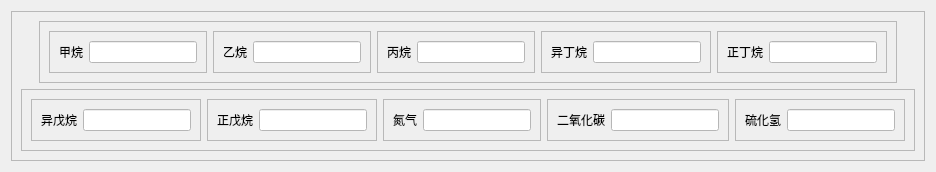
                       <widget class="QWidget" name="tab_2">
                        <attribute name="title">
                         <string>组分</string>
                        </attribute>
                        <layout class="QVBoxLayout" name="verticalLayout_27">
                         <item>
                          <widget class="QFrame" name="frame_36">
                           <property name="sizePolicy">
                            <sizepolicy hsizetype="Preferred" vsizetype="Expanding">
                             <horstretch>0</horstretch>
                             <verstretch>0</verstretch>
                            </sizepolicy>
                           </property>
                           <property name="frameShape">
                            <enum>QFrame::StyledPanel</enum>
                           </property>
                           <property name="frameShadow">
                            <enum>QFrame::Raised</enum>
                           </property>
                           <layout class="QVBoxLayout" name="verticalLayout_26">
                            <item alignment="Qt::AlignHCenter">
                             <widget class="QFrame" name="frame_66">
                              <property name="sizePolicy">
                               <sizepolicy hsizetype="Preferred" vsizetype="Expanding">
                                <horstretch>0</horstretch>
                                <verstretch>0</verstretch>
                               </sizepolicy>
                              </property>
                              <property name="frameShape">
                               <enum>QFrame::StyledPanel</enum>
                              </property>
                              <property name="frameShadow">
                               <enum>QFrame::Raised</enum>
                              </property>
                              <layout class="QHBoxLayout" name="horizontalLayout_53">
                               <item>
                                <widget class="QFrame" name="frame_70">
                                 <property name="sizePolicy">
                                  <sizepolicy hsizetype="Preferred" vsizetype="Expanding">
                                   <horstretch>0</horstretch>
                                   <verstretch>0</verstretch>
                                  </sizepolicy>
                                 </property>
                                 <property name="minimumSize">
                                  <size>
                                   <width>0</width>
                                   <height>40</height>
                                  </size>
                                 </property>
                                 <property name="frameShape">
                                  <enum>QFrame::StyledPanel</enum>
                                 </property>
                                 <property name="frameShadow">
                                  <enum>QFrame::Raised</enum>
                                 </property>
                                 <layout class="QHBoxLayout" name="horizontalLayout_57">
                                  <item>
                                   <widget class="QLabel" name="label_68">
                                    <property name="sizePolicy">
                                     <sizepolicy hsizetype="Preferred" vsizetype="Expanding">
                                      <horstretch>0</horstretch>
                                      <verstretch>0</verstretch>
                                     </sizepolicy>
                                    </property>
                                    <property name="text">
                                     <string>甲烷</string>
                                    </property>
                                   </widget>
                                  </item>
                                  <item>
                                   <widget class="QLineEdit" name="lineEdit_r1">
                                    <property name="sizePolicy">
                                     <sizepolicy hsizetype="Expanding" vsizetype="Expanding">
                                      <horstretch>0</horstretch>
                                      <verstretch>0</verstretch>
                                     </sizepolicy>
                                    </property>
                                    <property name="styleSheet">
                                     <string notr="true">background-color: rgb(255, 255, 255);</string>
                                    </property>
                                    <property name="dragEnabled">
                                     <bool>false</bool>
                                    </property>
                                   </widget>
                                  </item>
                                 </layout>
                                </widget>
                               </item>
                               <item>
                                <widget class="QFrame" name="frame_71">
                                 <property name="sizePolicy">
                                  <sizepolicy hsizetype="Preferred" vsizetype="Expanding">
                                   <horstretch>0</horstretch>
                                   <verstretch>0</verstretch>
                                  </sizepolicy>
                                 </property>
                                 <property name="minimumSize">
                                  <size>
                                   <width>0</width>
                                   <height>40</height>
                                  </size>
                                 </property>
                                 <property name="frameShape">
                                  <enum>QFrame::StyledPanel</enum>
                                 </property>
                                 <property name="frameShadow">
                                  <enum>QFrame::Raised</enum>
                                 </property>
                                 <layout class="QHBoxLayout" name="horizontalLayout_58">
                                  <item>
                                   <widget class="QLabel" name="label_70">
                                    <property name="sizePolicy">
                                     <sizepolicy hsizetype="Preferred" vsizetype="Expanding">
                                      <horstretch>0</horstretch>
                                      <verstretch>0</verstretch>
                                     </sizepolicy>
                                    </property>
                                    <property name="text">
                                     <string>乙烷</string>
                                    </property>
                                   </widget>
                                  </item>
                                  <item>
                                   <widget class="QLineEdit" name="lineEdit_r2">
                                    <property name="sizePolicy">
                                     <sizepolicy hsizetype="Expanding" vsizetype="Expanding">
                                      <horstretch>0</horstretch>
                                      <verstretch>0</verstretch>
                                     </sizepolicy>
                                    </property>
                                    <property name="styleSheet">
                                     <string notr="true">background-color: rgb(255, 255, 255);</string>
                                    </property>
                                   </widget>
                                  </item>
                                 </layout>
                                </widget>
                               </item>
                               <item>
                                <widget class="QFrame" name="frame_72">
                                 <property name="sizePolicy">
                                  <sizepolicy hsizetype="Preferred" vsizetype="Expanding">
                                   <horstretch>0</horstretch>
                                   <verstretch>0</verstretch>
                                  </sizepolicy>
                                 </property>
                                 <property name="minimumSize">
                                  <size>
                                   <width>0</width>
                                   <height>40</height>
                                  </size>
                                 </property>
                                 <property name="frameShape">
                                  <enum>QFrame::StyledPanel</enum>
                                 </property>
                                 <property name="frameShadow">
                                  <enum>QFrame::Raised</enum>
                                 </property>
                                 <layout class="QHBoxLayout" name="horizontalLayout_59">
                                  <item>
                                   <widget class="QLabel" name="label_87">
                                    <property name="sizePolicy">
                                     <sizepolicy hsizetype="Preferred" vsizetype="Expanding">
                                      <horstretch>0</horstretch>
                                      <verstretch>0</verstretch>
                                     </sizepolicy>
                                    </property>
                                    <property name="text">
                                     <string>丙烷</string>
                                    </property>
                                   </widget>
                                  </item>
                                  <item>
                                   <widget class="QLineEdit" name="lineEdit_r3">
                                    <property name="sizePolicy">
                                     <sizepolicy hsizetype="Expanding" vsizetype="Expanding">
                                      <horstretch>0</horstretch>
                                      <verstretch>0</verstretch>
                                     </sizepolicy>
                                    </property>
                                    <property name="styleSheet">
                                     <string notr="true">background-color: rgb(255, 255, 255);</string>
                                    </property>
                                   </widget>
                                  </item>
                                 </layout>
                                </widget>
                               </item>
                               <item>
                                <widget class="QFrame" name="frame_73">
                                 <property name="sizePolicy">
                                  <sizepolicy hsizetype="Preferred" vsizetype="Expanding">
                                   <horstretch>0</horstretch>
                                   <verstretch>0</verstretch>
                                  </sizepolicy>
                                 </property>
                                 <property name="minimumSize">
                                  <size>
                                   <width>0</width>
                                   <height>40</height>
                                  </size>
                                 </property>
                                 <property name="frameShape">
                                  <enum>QFrame::StyledPanel</enum>
                                 </property>
                                 <property name="frameShadow">
                                  <enum>QFrame::Raised</enum>
                                 </property>
                                 <layout class="QHBoxLayout" name="horizontalLayout_60">
                                  <item>
                                   <widget class="QLabel" name="label_88">
                                    <property name="sizePolicy">
                                     <sizepolicy hsizetype="Preferred" vsizetype="Expanding">
                                      <horstretch>0</horstretch>
                                      <verstretch>0</verstretch>
                                     </sizepolicy>
                                    </property>
                                    <property name="text">
                                     <string>异丁烷</string>
                                    </property>
                                   </widget>
                                  </item>
                                  <item>
                                   <widget class="QLineEdit" name="lineEdit_r4">
                                    <property name="sizePolicy">
                                     <sizepolicy hsizetype="Expanding" vsizetype="Expanding">
                                      <horstretch>0</horstretch>
                                      <verstretch>0</verstretch>
                                     </sizepolicy>
                                    </property>
                                    <property name="styleSheet">
                                     <string notr="true">background-color: rgb(255, 255, 255);</string>
                                    </property>
                                   </widget>
                                  </item>
                                 </layout>
                                </widget>
                               </item>
                               <item>
                                <widget class="QFrame" name="frame_74">
                                 <property name="sizePolicy">
                                  <sizepolicy hsizetype="Preferred" vsizetype="Expanding">
                                   <horstretch>0</horstretch>
                                   <verstretch>0</verstretch>
                                  </sizepolicy>
                                 </property>
                                 <property name="minimumSize">
                                  <size>
                                   <width>0</width>
                                   <height>40</height>
                                  </size>
                                 </property>
                                 <property name="frameShape">
                                  <enum>QFrame::StyledPanel</enum>
                                 </property>
                                 <property name="frameShadow">
                                  <enum>QFrame::Raised</enum>
                                 </property>
                                 <layout class="QHBoxLayout" name="horizontalLayout_61">
                                  <item>
                                   <widget class="QLabel" name="label_89">
                                    <property name="sizePolicy">
                                     <sizepolicy hsizetype="Preferred" vsizetype="Expanding">
                                      <horstretch>0</horstretch>
                                      <verstretch>0</verstretch>
                                     </sizepolicy>
                                    </property>
                                    <property name="text">
                                     <string>正丁烷</string>
                                    </property>
                                   </widget>
                                  </item>
                                  <item>
                                   <widget class="QLineEdit" name="lineEdit_r5">
                                    <property name="sizePolicy">
                                     <sizepolicy hsizetype="Expanding" vsizetype="Expanding">
                                      <horstretch>0</horstretch>
                                      <verstretch>0</verstretch>
                                     </sizepolicy>
                                    </property>
                                    <property name="styleSheet">
                                     <string notr="true">background-color: rgb(255, 255, 255);</string>
                                    </property>
                                   </widget>
                                  </item>
                                 </layout>
                                </widget>
                               </item>
                              </layout>
                             </widget>
                            </item>
                            <item alignment="Qt::AlignHCenter">
                             <widget class="QFrame" name="frame_75">
                              <property name="sizePolicy">
                               <sizepolicy hsizetype="Preferred" vsizetype="Expanding">
                                <horstretch>0</horstretch>
                                <verstretch>0</verstretch>
                               </sizepolicy>
                              </property>
                              <property name="frameShape">
                               <enum>QFrame::StyledPanel</enum>
                              </property>
                              <property name="frameShadow">
                               <enum>QFrame::Raised</enum>
                              </property>
                              <layout class="QHBoxLayout" name="horizontalLayout_82">
                               <item>
                                <widget class="QFrame" name="frame_91">
                                 <property name="sizePolicy">
                                  <sizepolicy hsizetype="Preferred" vsizetype="Expanding">
                                   <horstretch>0</horstretch>
                                   <verstretch>0</verstretch>
                                  </sizepolicy>
                                 </property>
                                 <property name="minimumSize">
                                  <size>
                                   <width>0</width>
                                   <height>40</height>
                                  </size>
                                 </property>
                                 <property name="frameShape">
                                  <enum>QFrame::StyledPanel</enum>
                                 </property>
                                 <property name="frameShadow">
                                  <enum>QFrame::Raised</enum>
                                 </property>
                                 <layout class="QHBoxLayout" name="horizontalLayout_83">
                                  <item>
                                   <widget class="QLabel" name="label_105">
                                    <property name="sizePolicy">
                                     <sizepolicy hsizetype="Preferred" vsizetype="Expanding">
                                      <horstretch>0</horstretch>
                                      <verstretch>0</verstretch>
                                     </sizepolicy>
                                    </property>
                                    <property name="text">
                                     <string>异戊烷</string>
                                    </property>
                                   </widget>
                                  </item>
                                  <item>
                                   <widget class="QLineEdit" name="lineEdit_r6">
                                    <property name="sizePolicy">
                                     <sizepolicy hsizetype="Expanding" vsizetype="Expanding">
                                      <horstretch>0</horstretch>
                                      <verstretch>0</verstretch>
                                     </sizepolicy>
                                    </property>
                                    <property name="styleSheet">
                                     <string notr="true">background-color: rgb(255, 255, 255);</string>
                                    </property>
                                   </widget>
                                  </item>
                                 </layout>
                                </widget>
                               </item>
                               <item>
                                <widget class="QFrame" name="frame_92">
                                 <property name="sizePolicy">
                                  <sizepolicy hsizetype="Preferred" vsizetype="Expanding">
                                   <horstretch>0</horstretch>
                                   <verstretch>0</verstretch>
                                  </sizepolicy>
                                 </property>
                                 <property name="minimumSize">
                                  <size>
                                   <width>0</width>
                                   <height>40</height>
                                  </size>
                                 </property>
                                 <property name="frameShape">
                                  <enum>QFrame::StyledPanel</enum>
                                 </property>
                                 <property name="frameShadow">
                                  <enum>QFrame::Raised</enum>
                                 </property>
                                 <layout class="QHBoxLayout" name="horizontalLayout_84">
                                  <item>
                                   <widget class="QLabel" name="label_106">
                                    <property name="sizePolicy">
                                     <sizepolicy hsizetype="Preferred" vsizetype="Expanding">
                                      <horstretch>0</horstretch>
                                      <verstretch>0</verstretch>
                                     </sizepolicy>
                                    </property>
                                    <property name="text">
                                     <string>正戊烷</string>
                                    </property>
                                   </widget>
                                  </item>
                                  <item>
                                   <widget class="QLineEdit" name="lineEdit_r7">
                                    <property name="sizePolicy">
                                     <sizepolicy hsizetype="Expanding" vsizetype="Expanding">
                                      <horstretch>0</horstretch>
                                      <verstretch>0</verstretch>
                                     </sizepolicy>
                                    </property>
                                    <property name="styleSheet">
                                     <string notr="true">background-color: rgb(255, 255, 255);</string>
                                    </property>
                                   </widget>
                                  </item>
                                 </layout>
                                </widget>
                               </item>
                               <item>
                                <widget class="QFrame" name="frame_93">
                                 <property name="sizePolicy">
                                  <sizepolicy hsizetype="Preferred" vsizetype="Expanding">
                                   <horstretch>0</horstretch>
                                   <verstretch>0</verstretch>
                                  </sizepolicy>
                                 </property>
                                 <property name="minimumSize">
                                  <size>
                                   <width>0</width>
                                   <height>40</height>
                                  </size>
                                 </property>
                                 <property name="frameShape">
                                  <enum>QFrame::StyledPanel</enum>
                                 </property>
                                 <property name="frameShadow">
                                  <enum>QFrame::Raised</enum>
                                 </property>
                                 <layout class="QHBoxLayout" name="horizontalLayout_85">
                                  <item>
                                   <widget class="QLabel" name="label_107">
                                    <property name="sizePolicy">
                                     <sizepolicy hsizetype="Preferred" vsizetype="Expanding">
                                      <horstretch>0</horstretch>
                                      <verstretch>0</verstretch>
                                     </sizepolicy>
                                    </property>
                                    <property name="text">
                                     <string>氮气</string>
                                    </property>
                                   </widget>
                                  </item>
                                  <item>
                                   <widget class="QLineEdit" name="lineEdit_r8">
                                    <property name="sizePolicy">
                                     <sizepolicy hsizetype="Expanding" vsizetype="Expanding">
                                      <horstretch>0</horstretch>
                                      <verstretch>0</verstretch>
                                     </sizepolicy>
                                    </property>
                                    <property name="styleSheet">
                                     <string notr="true">background-color: rgb(255, 255, 255);</string>
                                    </property>
                                   </widget>
                                  </item>
                                 </layout>
                                </widget>
                               </item>
                               <item>
                                <widget class="QFrame" name="frame_94">
                                 <property name="sizePolicy">
                                  <sizepolicy hsizetype="Preferred" vsizetype="Expanding">
                                   <horstretch>0</horstretch>
                                   <verstretch>0</verstretch>
                                  </sizepolicy>
                                 </property>
                                 <property name="minimumSize">
                                  <size>
                                   <width>0</width>
                                   <height>40</height>
                                  </size>
                                 </property>
                                 <property name="frameShape">
                                  <enum>QFrame::StyledPanel</enum>
                                 </property>
                                 <property name="frameShadow">
                                  <enum>QFrame::Raised</enum>
                                 </property>
                                 <layout class="QHBoxLayout" name="horizontalLayout_86">
                                  <item>
                                   <widget class="QLabel" name="label_108">
                                    <property name="sizePolicy">
                                     <sizepolicy hsizetype="Preferred" vsizetype="Expanding">
                                      <horstretch>0</horstretch>
                                      <verstretch>0</verstretch>
                                     </sizepolicy>
                                    </property>
                                    <property name="text">
                                     <string>二氧化碳</string>
                                    </property>
                                   </widget>
                                  </item>
                                  <item>
                                   <widget class="QLineEdit" name="lineEdit_r9">
                                    <property name="sizePolicy">
                                     <sizepolicy hsizetype="Expanding" vsizetype="Expanding">
                                      <horstretch>0</horstretch>
                                      <verstretch>0</verstretch>
                                     </sizepolicy>
                                    </property>
                                    <property name="styleSheet">
                                     <string notr="true">background-color: rgb(255, 255, 255);</string>
                                    </property>
                                   </widget>
                                  </item>
                                 </layout>
                                </widget>
                               </item>
                               <item>
                                <widget class="QFrame" name="frame_95">
                                 <property name="sizePolicy">
                                  <sizepolicy hsizetype="Preferred" vsizetype="Expanding">
                                   <horstretch>0</horstretch>
                                   <verstretch>0</verstretch>
                                  </sizepolicy>
                                 </property>
                                 <property name="minimumSize">
                                  <size>
                                   <width>0</width>
                                   <height>40</height>
                                  </size>
                                 </property>
                                 <property name="frameShape">
                                  <enum>QFrame::StyledPanel</enum>
                                 </property>
                                 <property name="frameShadow">
                                  <enum>QFrame::Raised</enum>
                                 </property>
                                 <layout class="QHBoxLayout" name="horizontalLayout_87">
                                  <item>
                                   <widget class="QLabel" name="label_109">
                                    <property name="sizePolicy">
                                     <sizepolicy hsizetype="Preferred" vsizetype="Expanding">
                                      <horstretch>0</horstretch>
                                      <verstretch>0</verstretch>
                                     </sizepolicy>
                                    </property>
                                    <property name="text">
                                     <string>硫化氢</string>
                                    </property>
                                   </widget>
                                  </item>
                                  <item>
                                   <widget class="QLineEdit" name="lineEdit_r10">
                                    <property name="sizePolicy">
                                     <sizepolicy hsizetype="Expanding" vsizetype="Expanding">
                                      <horstretch>0</horstretch>
                                      <verstretch>0</verstretch>
                                     </sizepolicy>
                                    </property>
                                    <property name="styleSheet">
                                     <string notr="true">background-color: rgb(255, 255, 255);</string>
                                    </property>
                                   </widget>
                                  </item>
                                 </layout>
                                </widget>
                               </item>
                              </layout>
                             </widget>
                            </item>
                           </layout>
                          </widget>
                         </item>
                        </layout>
                       </widget>
